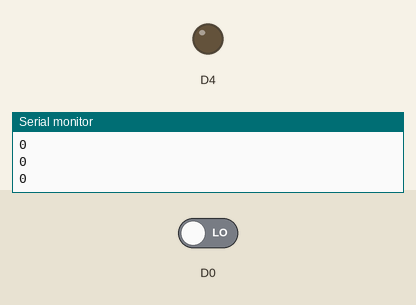
The sketch below on a simulated ESP8266 (NodeMCU). Parts: output pins drawn as LEDs (lit = HIGH), the last lines printed to the serial monitor. Inputs (shaded band) come from the test bench; at power-on: D0 LOW.

Above: at 1.8 s.
1.9 s: D0 driven HIGH
At 2.3 s:
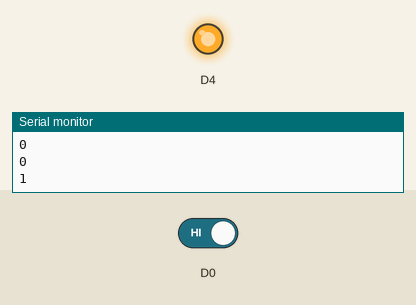
3.5 s: D0 driven LOW
At 4.7 s:
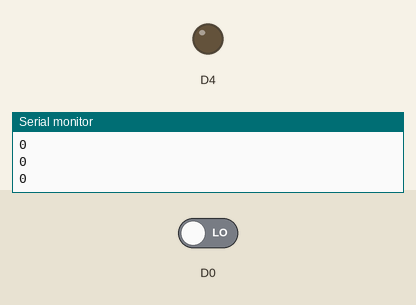
Timing chart, 0 to 6.5 s (numbered marks = the images above; inputs shaded):
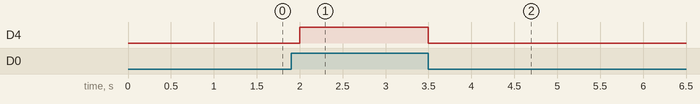

The sketch:

sketch_jun04b.ino
```cpp
int state;
void setup() {
  // put your setup code here, to run once:
pinMode(D0,INPUT);
Serial.begin(9600);
pinMode(D4,OUTPUT);
}

void loop() {
  // put your main code here, to run repeatedly:
state=digitalRead(D0);
Serial.println(state);
digitalWrite(D4,state);
delay(500);
}
```

Measured:
- after the input at 1.9 s, D4: LOW → HIGH after 0.10 s
- after the input at 3.5 s, D4: HIGH → LOW at once
